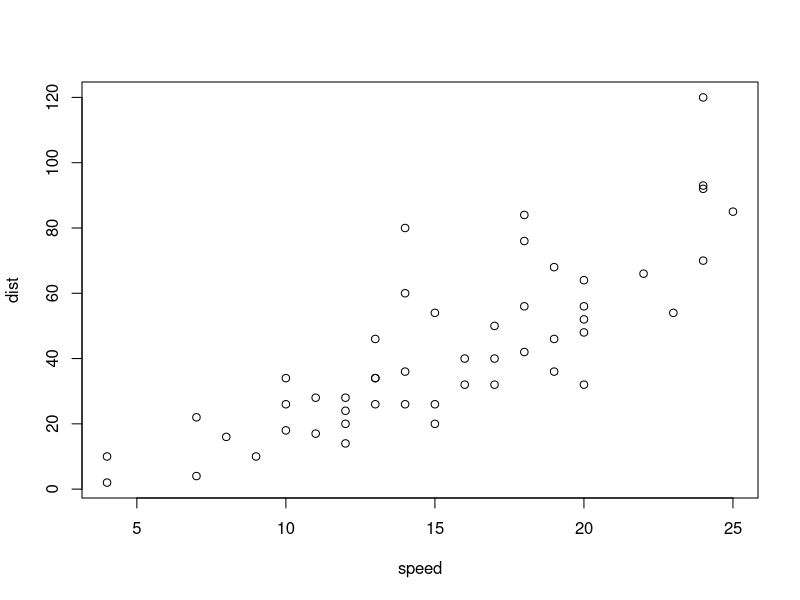
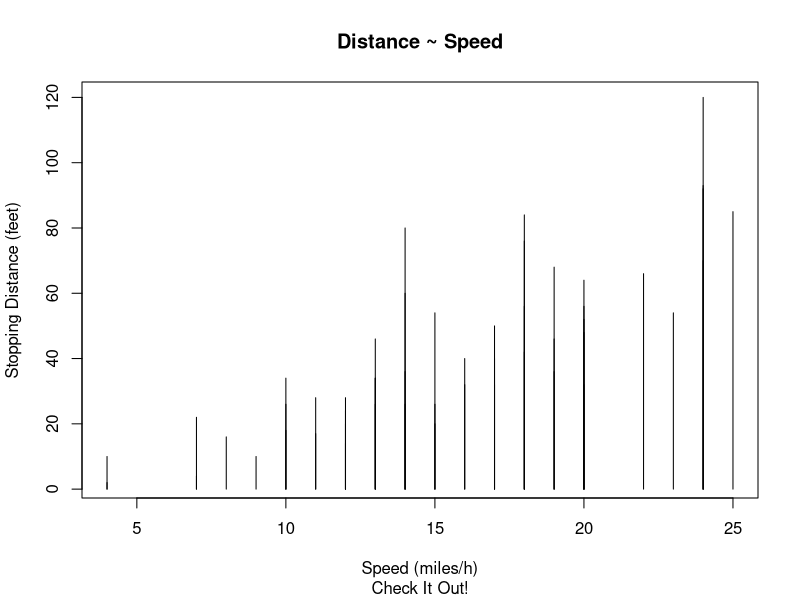
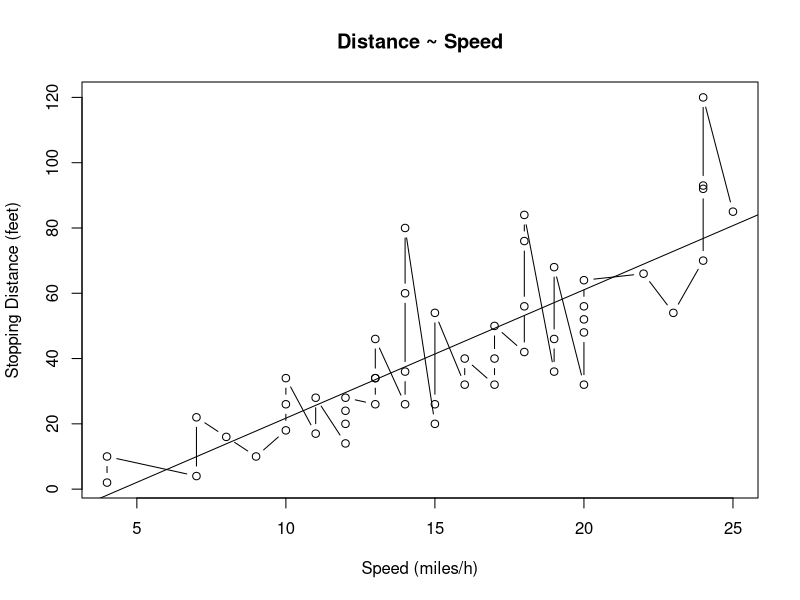
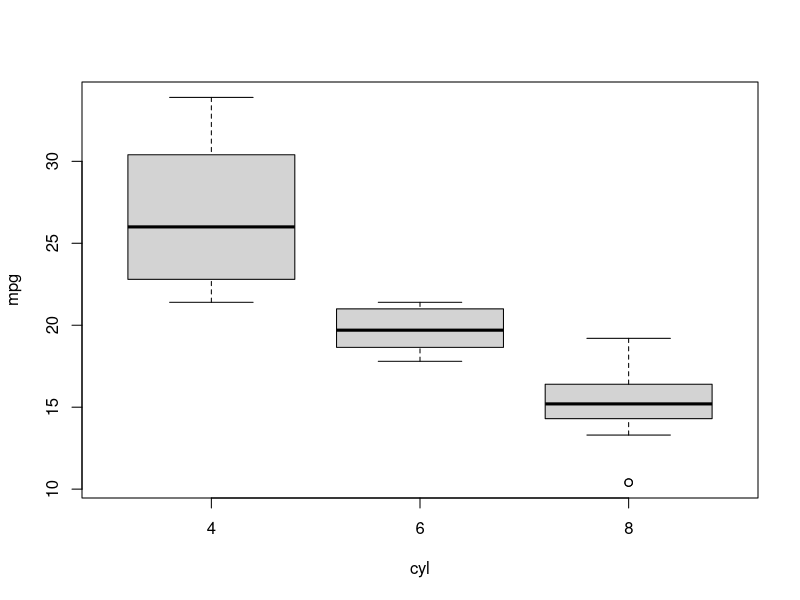
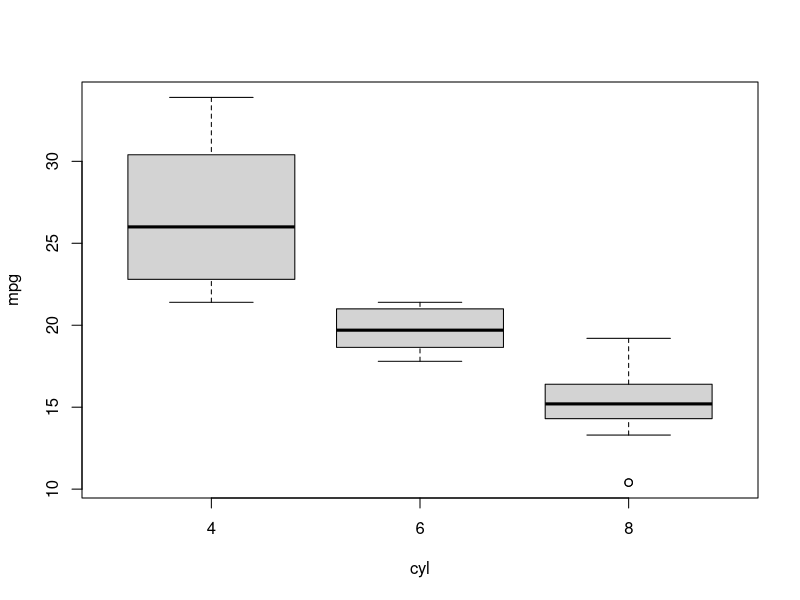
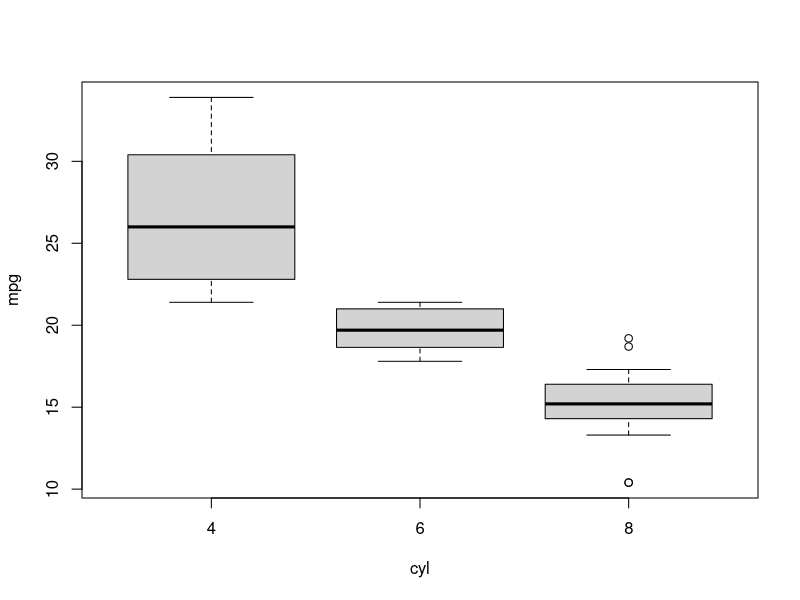
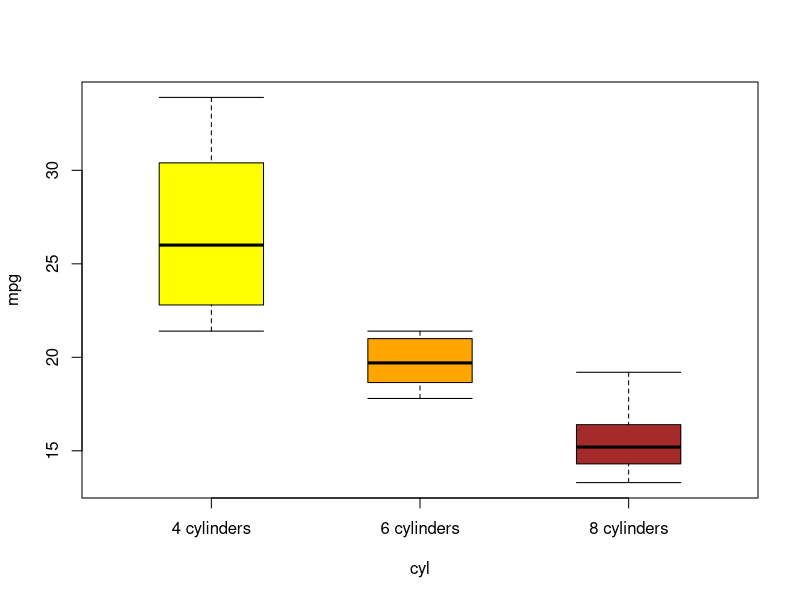
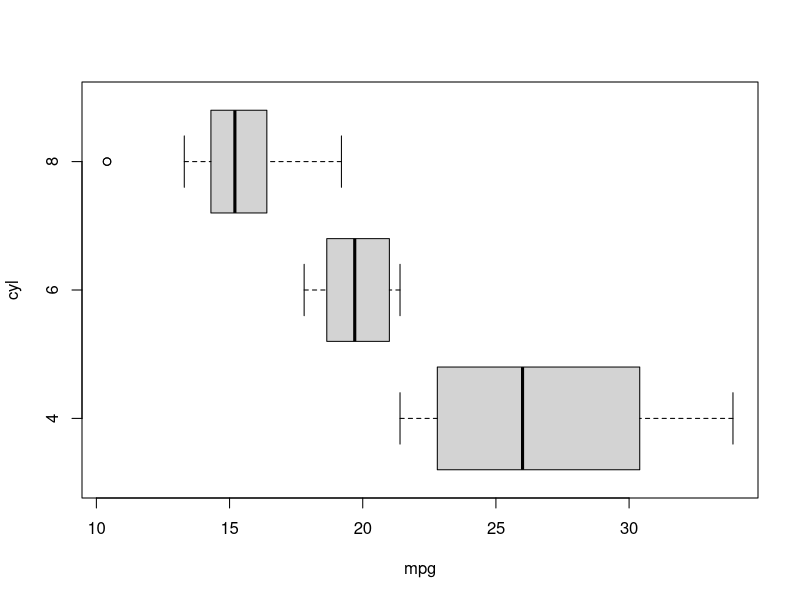

R code for these plots, in order: (Note: this script raises an error after producing the figures.)
######################################
## 3. PLOTTING & APPLICATION        ##
## 3.1 Basic Intro to Graphic Tools ##
######################################

# Recap
# plot() - scatter plot
# boxplot() - side-by-side box plot
# hist() - histogram
# mosaicplot() - mosaic plot

#=====================================================================
#-------------------------------#
# Arguments for plot(x, y, ...) #
#-------------------------------#
# Data for demo: cars (distance taken to stop ~ speed of cars)

# What does it mean by argument "..."?
# It means you can borrow commonly used arguments within certain range.
# Here, "..." could be graphical parameters (the most used method)
# Most popular graphical parameters:
# type / main / sub / xlab / ylab 

plot(cars)

# Default method
plot(cars, type ="h", main = "Distance ~ Speed", sub = "Check It Out!",
     xlab = "Speed (miles/h)", ylab = "Stopping Distance (feet)")
# type - what type of plot should be drawn
#        "h" for "histogram" like vertical lines
# main - overall title for the plot
# sub - sub title for the plot
# xlab / ylab - a title for x / y axis

# Default method for class "formula"
plot(cars$dist~cars$speed, type ="b", main = "Distance ~ Speed",
     xlab = "Speed (miles/h)", ylab = "Stopping Distance (feet)")
# type = "b": both line and points for the plot
# Mind the order of x and y axes labels

abline(lm(cars$dist~cars$speed)) 
# add straight line(s) through the current plot

# Try to do scatter polot for built-in dataset "cats"!

#=====================================================================
#-------------------------------#
# Arguments for boxplot(x, ...) #
#-------------------------------#
# Data for demo: mtcars

# Default method
boxplot(mpg ~ cyl, data = mtcars)
boxplot(mpg ~ cyl, data = mtcars, range = 1.5)
# range: how far the plot whiskers extend out from the box
# Default value of range: 1.5 times interquantile range
# Compare default value (1.5) with range = 0.5
boxplot(mpg ~ cyl, data = mtcars, range = 0.5)

boxplot(mpg ~ cyl, data = mtcars, outline = F,
        names = c("4 cylinders","6 cylinders","8 cylinders"),
        boxwex = 0.5, staplewex = 1, col = c("yellow","orange","brown"))
# ouline: FALSE means removing outliers. Default value is TRUE
# names: add group lables
# boxwex: width of boxes, default value = 0.8
# staplewex: staple line width expansion, proportional to box width;
#            default value = 0.5.
#            i.e. length of boxwex = 0.5, if staplewex = 1
#                 then length of staplewex is 0.5
# col: color of boxes, you can specify one color for all, 
#      or assign each boxes a color

#---------------------------------------------------------------------
boxplot(mpg ~ cyl, data = mtcars, horizontal = T)
# horizontal: TRUE means plotting horizontally. Default value = FALSE

#---------------------------------------------------------------------
# Argument "subset", "add" & "at"
# subsetting the cars the number of cylinders of which are larger than 4

# plot the boxplot for fuel economy per cylinder numbers
# keep only data cars with automatic transmission (am == 0)
boxplot(mpg ~ cyl, data = mtcars, subset = am == 0)

# Plot the cars of automatic transmission 
# at the position 0.2 unit LEFT to where the center of each box supposed to be
# it's obliged to specify "xlim" (limit of x-axis) before using "at"!
boxplot(mpg ~ cyl, data = mtcars, boxwex = 0.25, at = 1:3 - 0.2,
        subset = am == 0, col = "yellow", 
        main = "Fuel Economy per Cylinder Number",
        xlab = "Number of Cylinder", ylab= "Fuel Economy (Miles/Gallon)",
        xlim = c(0.5, 3.5), ylim = c(0, 40))
# xlim: specify the length of x-axis standard unit (not by the value of x)
# ylim: specify the length of y-axis by the value of y

# Add the boxes for cars of manual transmission
# at the position 0.2 unit RIGHT to where the center of each box supposed to be 
# using same "xlim" and "ylim"
boxplot(mpg ~ cyl, data = mtcars, boxwex = 0.25, 
        add = TRUE, at = 1:3 + 0.2,
        subset = am == 1, col = "orange", 
        main = "Fuel Economy per Cylinder Number",
        xlab = "Number of Cylinder", ylab= "Fuel Economy (Miles/Gallon)",
        xlim = c(0.5, 3.5), ylim = c(0, 40))

#---------------------------------------------------------------------
# Add legend to a plot
# legend(x, y, legend, fill = NULL)
legend(2, 5, c("Auto Transmission", "Manual Transmission"),
       fill = c("yellow", "orange"))
# x, y: position (of top-left corner) of the legend box
# x corresponds to the value of xlim
# y corresponds to the value of ylim
# Try to change the coordinates of x and y!

# Try to do boxplot for built-in dataset "Orange"!

#=====================================================================
#----------------------------#
# Arguments for hist(x, ...) #
#----------------------------#
# Data for demo: SP500 (A vector of Standard & Poors 500 index in the 1990's)
#                2780 data points, all the trading days from 1991 to 1999

# Default Method
hist(SP500)

# Specify the breaks
hist(SP500, breaks = 50)
# breaks: no. of cells

hist(SP500, breaks = 50, freq = F)
# freq: Defaults to TRUE if and only if breaks are equidistant 
#       if freq = TRUE: hist() represents frequencies
#       else: hist() represents densities

#---------------------------------------------------------------------
hist(SP500, breaks = 50, freq = F, right = F, density = 12, angle = 30,
     border = "darkblue", axes = F)
# right: Default value is TRUE, if True:
#        histogram cells are right-closed (left open) intervals (i.e. (-5,0])
# desity: Density of shade lines. Default value is NULL, meaning no shading
# angle: Slope of shade lines, given as angle in degrees (counter-colckwise)
#        Default value is 45
# border: color of border of bars
# axes: Default value is TRUE, indicating whether plotting the axes

#---------------------------------------------------------------------
# you could also specify the color of bars/cells
hist(SP500, breaks = 50, col = "orange")
hist(SP500, breaks = 50, col = rainbow(30))

hist(SP500, breaks = 50, plot = F)
# plot: To plot or deliver the statistics of this plot without plotting
#       Default value is TRUE. If plot = F, it returns:
#       break point, counts per bar/cell, density per bar/cell,
#       means of each break interval, label of x-axis, etc.

#---------------------------------------------------------------------
# Optional: breaks
# argument "breaks" is more complicated than this demo, explore it!

# Try to do histogram for any variable in dataset "rock"

#=====================================================================
#----------------------------------#
# Arguments for mosaicplot(x, ...) #
#----------------------------------#
# Data for demo: mtcars (almighty dataset!)
# Data for demo: HairEyeColor 
#                Distribution of hair and eye color and sex 
#                in 592 statistics students

# Default method
# str(mtcars)
car.t <- table(mtcars[,c(10,2)])  # no. of cylinder & no. of forward gears
mosaicplot(car.t)
# A contingency table is very necessary before drawing mosaicplot

# Default method for formula
mosaicplot(gear ~ carb, data = mtcars)
mosaicplot(~ gear + carb, data = mtcars)
# carb: no. of carburetors

# More dimension is even acceptable
mosaicplot(~ vs + am + cyl, data = mtcars)
# vs: V/S - 1: Vehicle; 0: Sport Car 
# try to realize the plot of 3 variables above using table() & mosaicplot()

# What does it mean by the dashed line in some pieces of mosaic?
nrow(subset(mtcars, am==0 & cyl==4 & vs == 0))
# It means there is no observation for the combination

#---------------------------------------------------------------------
# familiar parameters...
mosaicplot(~ vs + am + cyl, data = mtcars, main = "CARS PARAMETERS", sort = NULL,
           sub = NULL, xlab = "Vehicle/Sport Car", ylab = "Transmission Method",
           border = "darkgreen", col = T, cex = 0.5, off = c(10,2,3))
# sort: Sort the category within each variable. Vector ordering of the variables
#       Default value is 1:length(dim(x)), x stands for the data series you plot
# col: T stands for "variety of color turns on". "color =" is also accepted
#      Default value is FALSE. You can also specify the color per dimension
# cex: Font size for axis annotation. "cex.axis = " is also accepted
#      Default value is 0.66.
# off: Stands for "offset". Used to adjust the distance among dimensions
#      i.e. in this case:
#      10: distance between the 2 categories of variable "vs"
#      2: distance between the 2 categories of variable "am"
#      3: distance between the each adjacent pair of 3 categories of "cyl"

#---------------------------------------------------------------------
# specicial parameter
mosaicplot(HairEyeColor, shade = TRUE, cex = 0.5)
# shade: extend the plot comparing different categories with model statistics

# How to read this plot?
# Independence model of hair and eye color and sex.  Indicates that
# there are more blue eyed blonde females than expected in the case
# of independence and too few brown eyed blonde females.
# The model borrowed is logic regression instead of linear regression. FYI.

# Try to do mosaic plot for any variable in dataset "Titanic"/"Shuttle"

#=====================================================================
#-----------------#
# Plot Annotation #
#-----------------#

# title(main, sub, xlab, ylab, line, outer,...)
plot(cars,
     xlab = list("Speed", font = 7), 
     ylab = list("Stopping Distance", font = 7))
title(main = list("Stopping Distance versus Speed", cex = 1.5,
                  col = "purple", font = 3),
      sub = list("Ohlala this is the final plot...", cex = 0.8,
                 col = "darkgrey", font = 2))

# recall legend()

# Many parameters can be borrowed everywhere while plotting
# Try to plot based on any built-in dataset. You can find the list by data()

#---------------------------------------------------------------------
# Session 3.1 Review
# - Arguments for plot(x,...)
#   * Default method
#   * main, sub, xlab, ylab
#   * abline()
# - Arguments for boxplot(x, ...)
#   * Default method
#   * range, outline, boxwex, staplewex, col
#   * horizontal
#   * subset, add, at
#   * xlim, ylim
# - Arguments for hist(x, ...)
#   * Default method
#   * breaks, freq
#   * right, shade, angle, border, axes
#   * col, rainbow(), plot
# - Arguments for mosaicplot(x, ...)
#   * Default method
#   * sort, color/col, cex.axis/cex, off
#   * shade; how to read the plot with shade = T?
# - Plot Annotation
#   * title()
#   * legend()
#---------------------------------------------------------------------

# finished on Tue. 11/4/2014 by Mingmin
